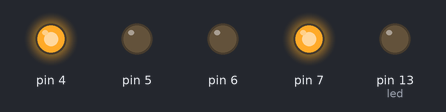
Simulated run of this sketch. Board: Arduino Uno, built with avr-gcc and run on an emulated ATmega328P. Parts: output pins drawn as LEDs (lit = HIGH).

Above: at 0.15 s.
Timing chart, 0 to 1.6 s (numbered marks = the images above):
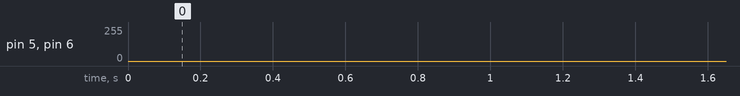

The sketch:

audioEL.ino
```cpp
int DA=A0;  // Pin for Analog Output - AO
int led = 13;
int threshold = 40; //Change this
int sensorvalue=0;

void setup(){
  //Serial.begin(9600);
  pinMode(led, OUTPUT);
  setEL(1, 255);
  setEL(4, 255);
}

void setEL(int ch, int level) // set a certain EL on
{
 analogWrite(ch+3, level);
}

#define BUFFERLEN 200
static int buffer[BUFFERLEN] = {0};
static int index = 0;
void microphonicLoop() {
  sensorvalue = analogRead(DA);  //Read the analog value
  buffer[index] = sensorvalue;
  int oppositeIndex = (index + BUFFERLEN/2) % BUFFERLEN;
  index = (index + 1) % BUFFERLEN;

  //Serial.println(sensorvalue);  //Print the analog value
  setEL(3, sensorvalue);
  setEL(2, buffer[oppositeIndex]);
  delay(1);
}

typedef struct {
  int channel;
  int value;
  int dir;
} ElDir;
ElDir els[2] = {
  {2, 0, 1},
  {3, 128, 1},
};

void pulsateLoop() {
    for(int i = 0; i < 2; i++) {
       ElDir *el = &els[i];
       setEL(el->channel, el->value);
       el->value += el->dir;
       if(el->value == 0 || el->value == 255) {
         el->dir *= -1;
       }
    }
    delay(3);
}

void loop(){
  //microphonicLoop();
  pulsateLoop();
}
```
